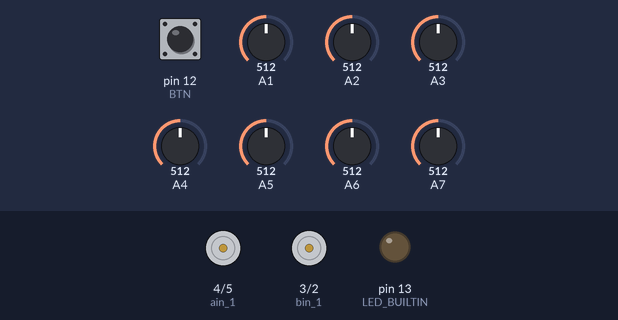
Bench run of a sketch on a simulated Arduino Nano, built with avr-gcc and run on an emulated ATmega328P. On the bench: motor-driver pin pairs drawn as motors (green arrow = first pin HIGH = forward, orange = second pin HIGH = backward, longer = more drive, scaled by the enable pin), output pins drawn as LEDs (lit = HIGH). Inputs (shaded band) come from the test bench; at power-on: pin 12 (BTN) HIGH, A1 = 512, A2 = 512, A3 = 512, A6 = 512, A4 = 512, A5 = 512, A7 = 512. What the sketch prints to the serial monitor is not drawn.

Above: at 6.3 s.
6.4 s: pin 12 (BTN) pulled LOW for 0.15 s
At 7.1 s:
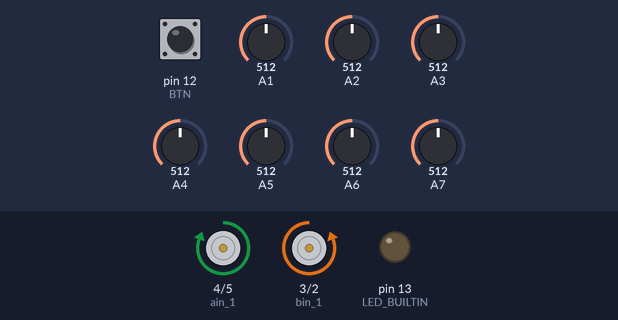
8.0 s: A1 set to 528
At 8.9 s:
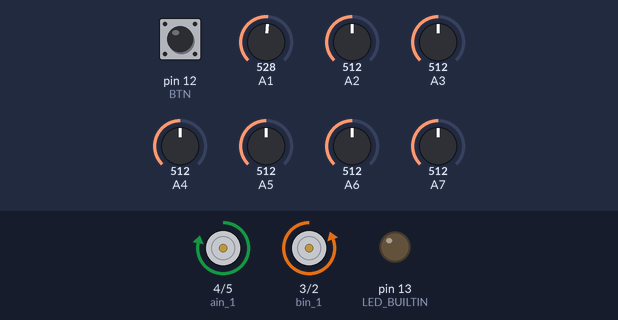
9.5 s: A2 set to 716
At 10.0 s:
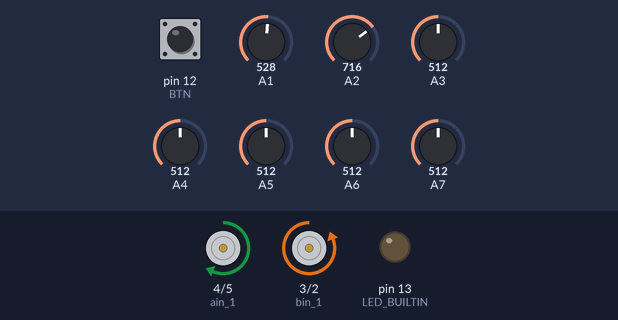
11.0 s: A3 set to 716
At 12.2 s:
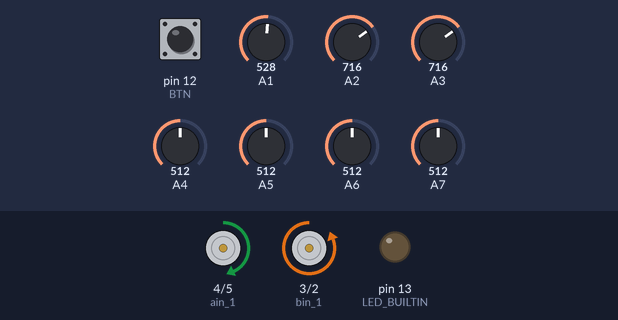
12.5 s: A6 set to 716
At 13.5 s:
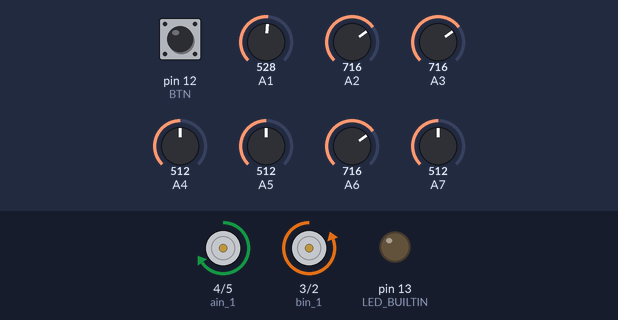
14.0 s: A4 set to 716
At 14.7 s:
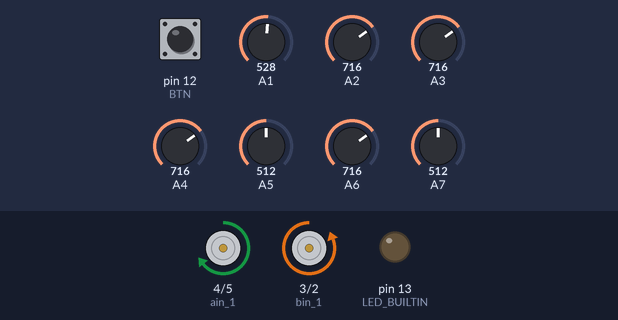
Timing chart, 0 to 16.5 s (numbered marks = the images above; inputs shaded):
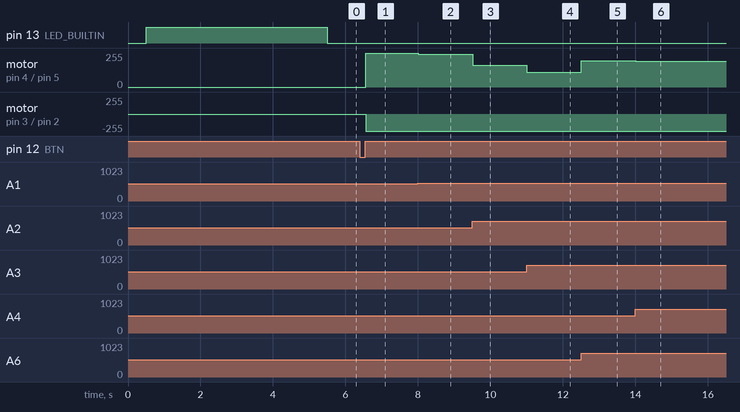

Measured:
- after the input at 6.4 s, motor on pin 4 (ain_1) / pin 5 (ain_2): stopped → forward 255/255 after 0.15 s; motor on pin 3 (bin_1) / pin 2 (bin_2): stopped → backward 255/255 after 0.15 s
- after the input at 8.0 s, motor on pin 4 (ain_1) / pin 5 (ain_2): forward 255/255 → forward 246/255 at once
- after the input at 9.5 s, motor on pin 4 (ain_1) / pin 5 (ain_2): forward 246/255 → forward 163/255 at once
- after the input at 11.0 s, motor on pin 4 (ain_1) / pin 5 (ain_2): forward 163/255 → forward 112/255 at once
- after the input at 12.5 s, motor on pin 4 (ain_1) / pin 5 (ain_2): forward 112/255 → forward 197/255 at once
- after the input at 14.0 s, motor on pin 4 (ain_1) / pin 5 (ain_2): forward 197/255 → forward 193/255 at once

The sketch:

CODIGO_FLASH.ino
```cpp
#include <QTRSensors.h>

#define NUM_SENSORS             7  //cant sensores usados
#define NUM_SAMPLES_PER_SENSOR  4  // average 4 analog samples per sensor reading NDEAH
//#define EMITTER_PIN             13  // LED emisor

// pines sensores de A0 a A7
QTRSensorsAnalog qtra((unsigned char[]) {
  A1, A2, A3, A4, A5, A6, A7
},
NUM_SENSORS, NUM_SAMPLES_PER_SENSOR);
unsigned int sensorValues[NUM_SENSORS];
//________________________________________________________________________________________________________________________________________________________________________________________

//----------- conexión driver ----------

int pwm_a = 10;
int pwm_b = 11;

int ain_1 = 4;
int ain_2 = 5;

int bin_2 = 2;
int bin_1 = 3;


int potencia_a;
int potencia_b;

//________________________________________________________________________________________________________________________________________________________________________________________

//////defino los botones de la placa//////

#define BTN 12

int est_btn;

//_______________________________________________________________________________________________________________________________________________________________________________________________________
//////defino las variables del control PID//////

int P = 0; // error
int I = 0; // integral
int D = 0; //derivativo
int LAST = 0; // error anterior
float vel; // velocidad

//velocidad para la line recta
int recto_a = 255;
int recto_b = 255;
//_______________________________________________________________________________________________________________________________________________________________________________________________________

void setup()
{

  pinMode(LED_BUILTIN, OUTPUT);

  pinMode (bin_2, OUTPUT);
  pinMode (bin_1, OUTPUT);


  pinMode (ain_2, OUTPUT);
  pinMode (ain_1, OUTPUT);

  pinMode(BTN, INPUT_PULLUP);


  //_______________________________________________________________________________________________________________________________________________________________________________________________________
  //////calibracion//////

  delay(500);
  digitalWrite(LED_BUILTIN, HIGH);    // turn on Arduino's LED to indicate we are in calibration mode
  for (int i = 0; i < 200; i++)  // make the calibration take about 10 seconds
  {
    qtra.calibrate();// reads all sensors 10 times at 2.5 ms per six sensors (i.e. ~25 ms per call)

  }
  digitalWrite(LED_BUILTIN, LOW);     // turn off Arduino's LED to indicate we are through with calibration

  // print the calibration minimum values measured when emitters were on
  Serial.begin(115200);
  for (int i = 0; i < NUM_SENSORS; i++)
  {
    Serial.print(qtra.calibratedMinimumOn[i]);
    Serial.print(' ');
  }
  Serial.println();

  // print the calibration maximum values measured when emitters were on
  for (int i = 0; i < NUM_SENSORS; i++)
  {
    Serial.print(qtra.calibratedMaximumOn[i]);
    Serial.print(' ');
  }
  Serial.println();
  Serial.println();
  //_______________________________________________________________________________________________________________________________________________________________________________________________________
  ////// configuro el pwm//////

  digitalWrite(ain_1, HIGH);
  digitalWrite(ain_2, LOW);
  // se pone el high y low en los pines inversos, ya que cada motor apúnta a lados opuestos
  digitalWrite(bin_1, LOW);
  digitalWrite(bin_2, HIGH);

  analogWrite(pwm_a, 0);
  analogWrite(pwm_b, 0);

  //_______________________________________________________________________________________________________________________________________________________________________________________________________

  est_btn = digitalRead(BTN);
  while (est_btn == 1) {
    est_btn = digitalRead(BTN);
  }
  while (est_btn == 0) {
    est_btn = digitalRead(BTN);
  }
}
void loop() {


  unsigned int position = qtra.readLine(sensorValues, QTR_EMITTERS_ON, 1);// 0 para pista blanca con linea negra, y 1 al revez

  // IMPRESION DE LOS VALORES
  /*
    for(unsigned char i = 0;  i <  NUM_SENSORS ; i++ ){

    Serial.print(sensorValues[i]);
    Serial.print('\t');


    }
    Serial.println(" ");
  */

  //Serial.println(position);

  //_______________________________________________________________________________________________________________________________________________________________________________________________________

  P = (position - 3000);//  error
  //_______________________________________________________________________________________________________________________________________________________________________________________________________

  D = P - LAST; //  derivativa
  //_________________________________________________________________________________________
//______________________________________________________________________________________________________________
  I = (P + LAST); // constante integrativa
  //_______________________________________________________________________________________________________________________________________________________________________________________________________
  /* if (P < 300 && P > -300) {
    recto_a = 120;
    recto_b = 120;
  }
  else {
    recto_a = 90;
    recto_b = 90;
  }*/
  ////// formula del contol PID//////
  vel = (P * 0.66) + (D * 0.95) + (I * 0.01 );
  //vel = (P * 0.2) + (D * 0.955) + (I * 0.01 );
  //vel = (P * 0.21) + (D * 0.955) + (I * 0.01 );
  //vel = (P * 0.22) + (D * 0.95) + (I * 0.01 );
  //vel = (P * 0.24) + (D * 0.9) + (I * 0.01 );
  // vel = (P * 0.26) + (D * 0.85) + (I * 0.01 );

  // vel = (P * 0.17) + (D * 0.06) + (I * 0.01 );


  //Serial.println("corriendo");

  potencia_a = recto_a + vel ;
  potencia_b = recto_b - vel ;

  //Serial.println(P);


  if (potencia_a > 255) {
    potencia_a = 255;
  }
  else if (potencia_a < 0) {
    if (recto_a < 255) {
      recto_a = recto_a + 5;
      recto_b = recto_b + 5;
    }

    potencia_a = 0;
  }

  if (potencia_b > 255) {
    potencia_b = 255;
  }
  else if (potencia_b < 0) {
    potencia_b = 0;
  }

  analogWrite(pwm_a, potencia_b);
  analogWrite(pwm_b, potencia_a);

  LAST = P;
}
```
